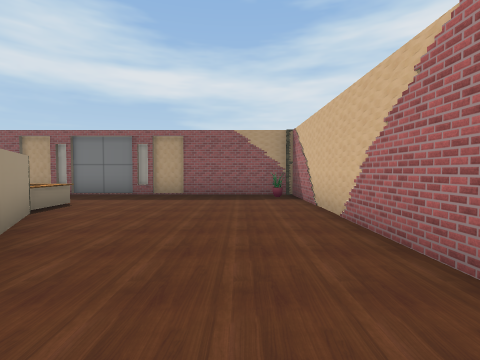
[1] (above)

21 first-person views from a walk through a Unity game level. The camera is 1.4 m above the floor, tilts 2° down and sees 85° across. Doors are open. The floor is counted in squares, 2 m on a side. Each view is taken from the middle of a square. On the plan, view 1 faces up. The plan holds only what a view shows up to about 9 squares ahead; the rest is blank. The place goes on beyond the plan. Some surface patterns are stand-ins.

[2]
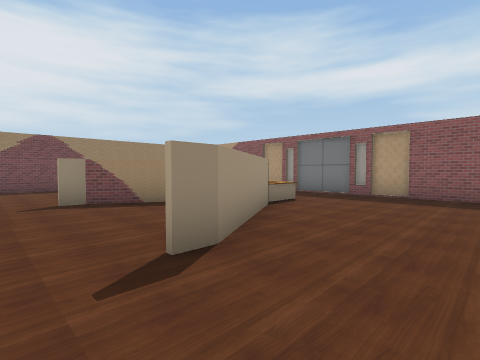

[3]
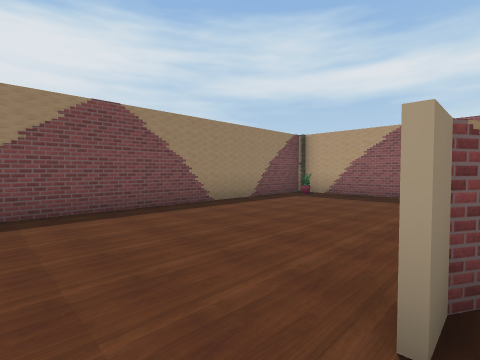

[4]
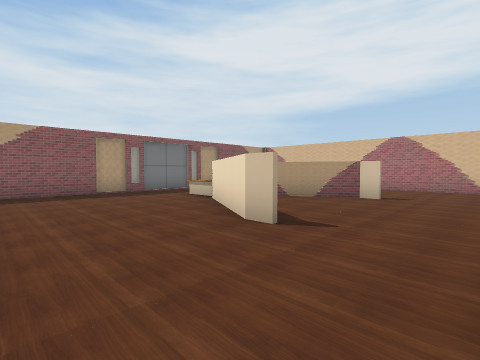

[5]
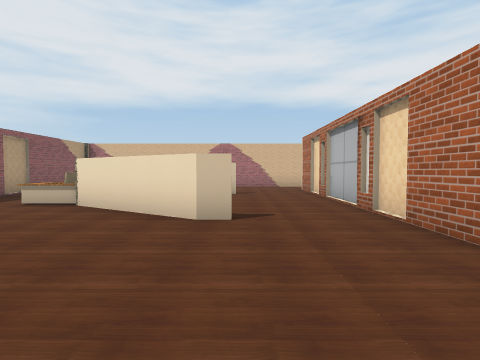

[6]
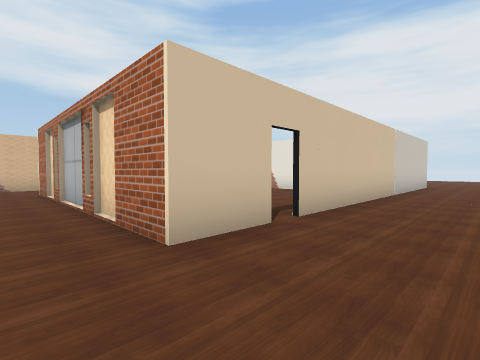

[7]
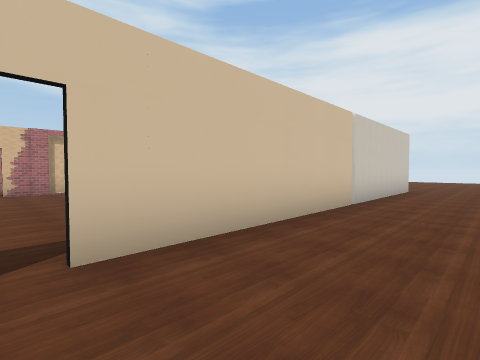

[8]
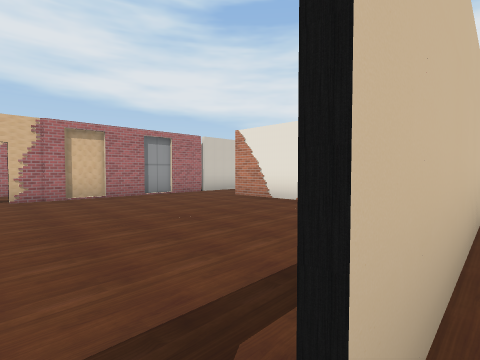

[9]
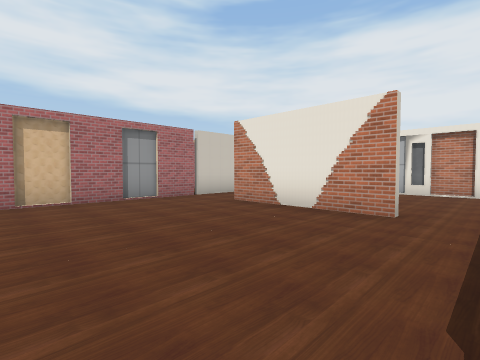

[10]
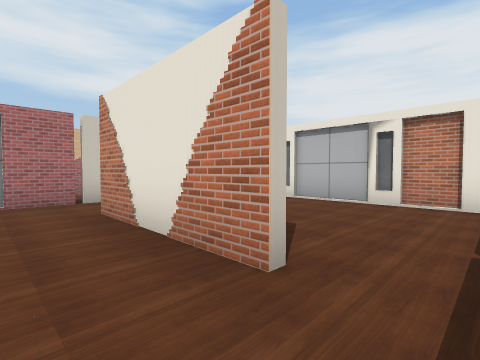

[11]
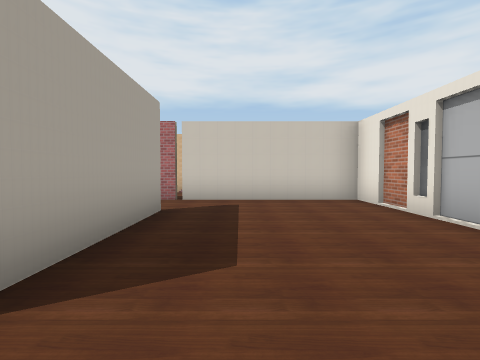

[12]
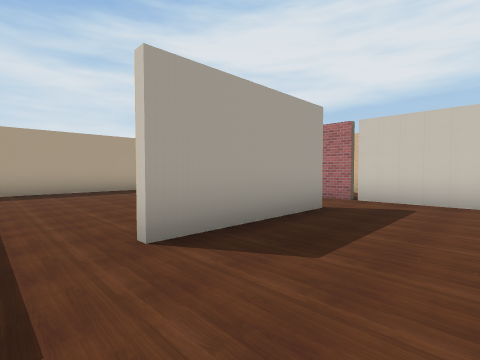

[13]
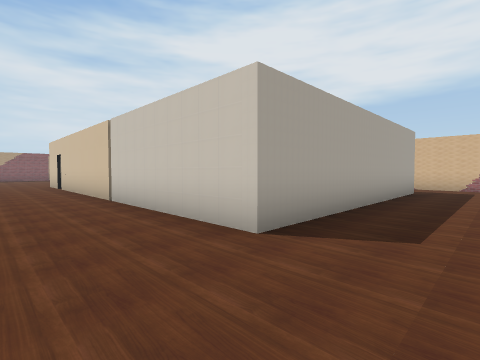

[14]
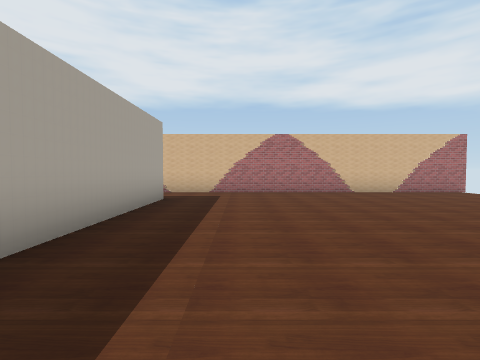

[15]
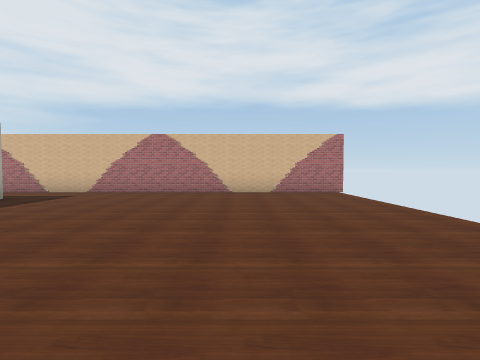

[16]
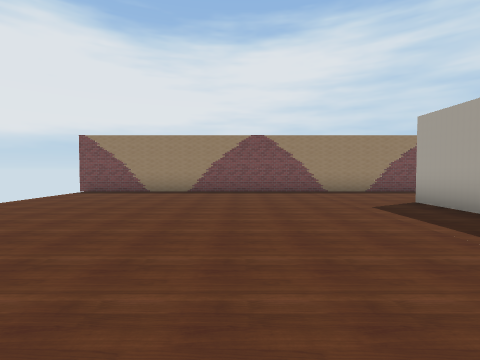

[17]
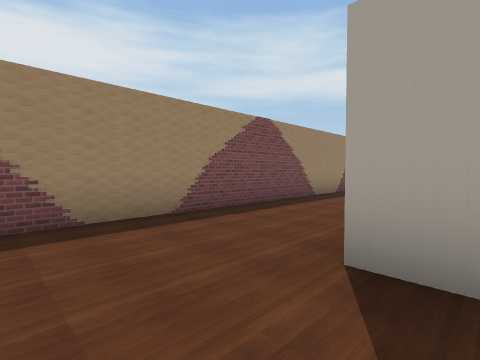

[18]
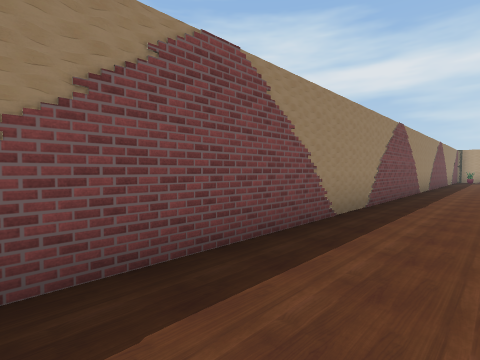

[19]
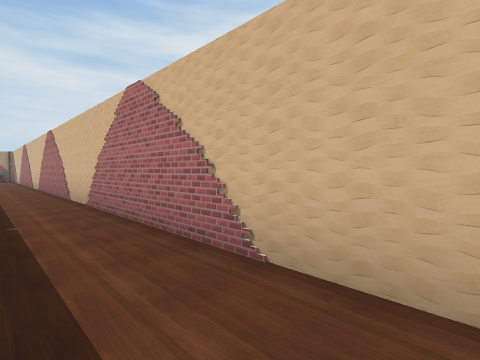

[20]
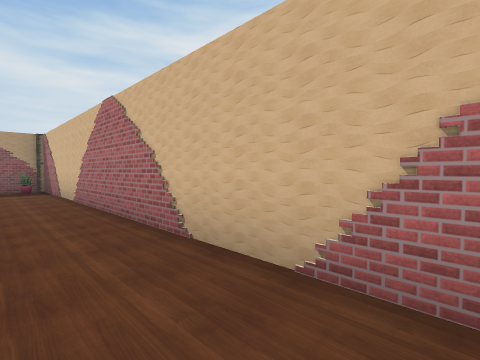

[21]
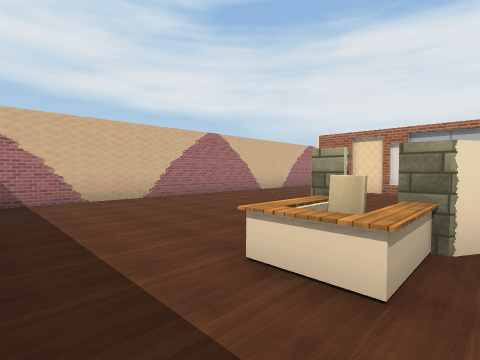

### Floor plan
Ten units are one square. View 1 is at (0, 0); x grows to the right and y downward. Boxes are objects, and circles mark ways between rooms. Rooms are numbered by the first view taken in them; rooms with no view inside come last. Other rooms are left out.
<svg viewBox="-113 -90 134 320">
<path fill="none" stroke="#000" d="M-34 -43 -19 -16 -19 -11M-53 -31 -62 -16 -62 -10M-20 -11 -20 -16 -31 -34M-63 -10 -63 -16 -52 -35M5 -77 -108 -77 -108 5M-78 12 -5 12M16 6 16 -76M-4 131 -78 131 -78 34M15 225 16 6M-78 29 -78 12M-108 5 -108 225M-37 15 -66 15M-60 84 -24 84M-7 86 -7 34M-24 86 -60 86M-69 130 -7 130 -7 86"/>
<rect x="-105" y="-75" width="10" height="10" fill="#bbb"><title>other object</title></rect>
<rect x="-55" y="-45" width="10" height="10" fill="#bbb"><title>other object</title></rect>
<rect x="-45" y="-45" width="10" height="10" fill="#bbb"><title>other object</title></rect>
<rect x="-45" y="-55" width="10" height="10" fill="#bbb"><title>other object</title></rect>
<rect x="5" y="-75" width="10" height="10" fill="#bbb"><title>plant</title></rect>
<rect x="5" y="-85" width="10" height="10" fill="#bbb"><title>other object</title></rect>
<circle cx="-95" cy="15" r="3" fill="#2a7"/>
<circle cx="5" cy="15" r="3" fill="#2a7"/>
<circle cx="-80" cy="30" r="3" fill="#2a7"/>
<circle cx="0" cy="30" r="3" fill="#2a7"/>
<circle cx="-15" cy="85" r="3" fill="#2a7"/>
<circle cx="-65" cy="85" r="3" fill="#2a7"/>
<text x="-40" y="-40">1</text>
<text x="-50" y="150">2</text>
<text x="-40" y="50">3</text>
<text x="-40" y="110">4</text>
</svg>
Room 1 opens to room 2. Room 2 opens to room 3. Room 3 opens to room 4.

Where each view was taken, in squares from view 1:
view 1: 0 up, 0 right, facing up
view 2: 0 up, 0 right, facing up-left
view 3: 0 up, 6 left, facing up-left
view 4: 1 down, 9 left, facing up-right
view 5: 1 up, 10 left, facing right
view 6: 0 up, 10 left, facing down-right
view 7: 3 down, 10 left, facing down-right
view 8: 3 down, 8 left, facing down-right
view 9: 4 down, 7 left, facing down-right
view 10: 7 down, 7 left, facing down-right
view 11: 10 down, 7 left, facing right
view 12: 11 down, 7 left, facing up-right
view 13: 15 down, 10 left, facing up-right
view 14: 15 down, 7 left, facing right
view 15: 19 down, 7 left, facing right
view 16: 17 down, 2 left, facing left
view 17: 15 down, 7 left, facing up-left
view 18: 12 down, 9 left, facing up-left
view 19: 14 down, 0 right, facing up-right
view 20: 3 down, 0 right, facing up-right
view 21: 7 up, 5 left, facing down-right
